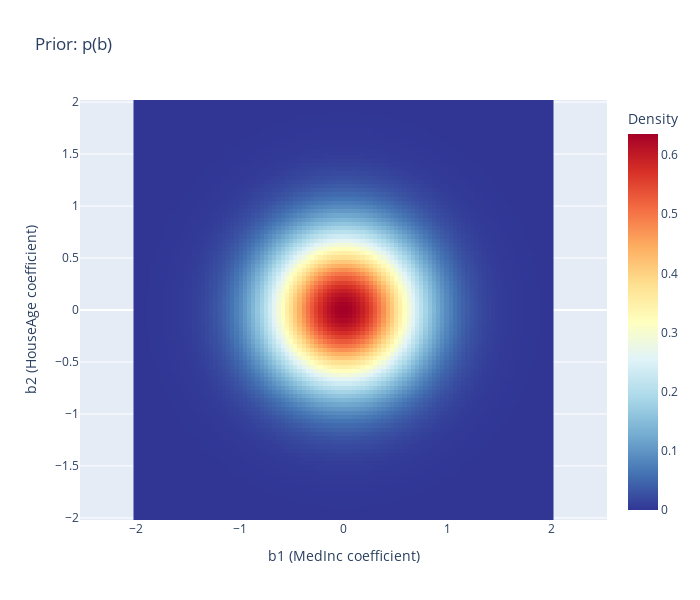

The notebook cell this image was saved under:
### Markdown cell above
## 4. Prior Visualisatie

We visualiseren eerst de **prior** distributie voor $(b_1, b_2)$.

### Code cell
# Compute prior density on the grid (marginalizing over b0)
# For visualization, we fix b0=0 and look at the 2D slice
prior_2d_mean = prior_mean[1:]  # [b1, b2]
prior_2d_cov = prior_cov[1:, 1:]  # 2x2 covariance for b1, b2

prior_dist_2d = multivariate_normal(mean=prior_2d_mean, cov=prior_2d_cov)
pos = np.dstack((B1, B2))
prior_density = prior_dist_2d.pdf(pos)

# Plot prior
fig = go.Figure(
    data=go.Heatmap(
        z=prior_density,
        x=b1_range,
        y=b2_range,
        colorscale="RdYlBu_r",
        colorbar={"title": "Density"},
    )
)

fig.update_layout(
    title="Prior: p(b)",
    xaxis_title="b1 (MedInc coefficient)",
    yaxis_title="b2 (HouseAge coefficient)",
    width=700,
    height=600,
    yaxis={"scaleanchor": "x", "scaleratio": 1},
)

fig.show()

### Figure 1 — Plotly figure (JSON) as saved in the notebook; plotly's stock layout.template omitted (floating-point values rounded to 4 significant figures; data arrays with more than 128 entries replaced by an {"elided": "..."} marker saying what was removed)
{"data": [{"colorbar": {"title": {"text": "Density"}}, "colorscale": [[0, "rgb(49,54,149)"], [0.1, "rgb(69,117,180)"], [0.2, "rgb(116,173,209)"], [0.3, "rgb(171,217,233)"], [0.4, "rgb(224,243,248)"], [0.5, "rgb(255,255,191)"], [0.6, "rgb(254,224,144)"], [0.7, "rgb(253,174,97)"], [0.8, "rgb(244,109,67)"], [0.9, "rgb(215,48,39)"], [1, "rgb(165,0,38)"]], "type": "heatmap", "x": [-2.0, -1.96, -1.919, -1.879, -1.838, -1.798, -1.758, -1.717, -1.677, -1.636, -1.596, -1.556, -1.515, -1.475, -1.434, -1.394, -1.354, -1.313, -1.273, -1.232, -1.192, -1.152, -1.111, -1.071, -1.03, -0.9899, -0.9495, -0.9091, -0.8687, -0.8283, -0.7879, -0.7475, -0.7071, -0.6667, -0.6263, -0.5859, -0.5455, -0.5051, -0.4646, -0.4242, -0.3838, -0.3434, -0.303, -0.2626, -0.2222, -0.1818, -0.1414, -0.101, -0.06061, -0.0202, 0.0202, 0.06061, 0.101, 0.1414, 0.1818, 0.2222, 0.2626, 0.303, 0.3434, 0.3838, 0.4242, 0.4646, 0.5051, 0.5455, 0.5859, 0.6263, 0.6667, 0.7071, 0.7475, 0.7879, 0.8283, 0.8687, 0.9091, 0.9495, 0.9899, 1.03, 1.071, 1.111, 1.152, 1.192, 1.232, 1.273, 1.313, 1.354, 1.394, 1.434, 1.475, 1.515, 1.556, 1.596, 1.636, 1.677, 1.717, 1.758, 1.798, 1.838, 1.879, 1.919, 1.96, 2.0], "y": [-2.0, -1.96, -1.919, -1.879, -1.838, -1.798, -1.758, -1.717, -1.677, -1.636, -1.596, -1.556, -1.515, -1.475, -1.434, -1.394, -1.354, -1.313, -1.273, -1.232, -1.192, -1.152, -1.111, -1.071, -1.03, -0.9899, -0.9495, -0.9091, -0.8687, -0.8283, -0.7879, -0.7475, -0.7071, -0.6667, -0.6263, -0.5859, -0.5455, -0.5051, -0.4646, -0.4242, -0.3838, -0.3434, -0.303, -0.2626, -0.2222, -0.1818, -0.1414, -0.101, -0.06061, -0.0202, 0.0202, 0.06061, 0.101, 0.1414, 0.1818, 0.2222, 0.2626, 0.303, 0.3434, 0.3838, 0.4242, 0.4646, 0.5051, 0.5455, 0.5859, 0.6263, 0.6667, 0.7071, 0.7475, 0.7879, 0.8283, 0.8687, 0.9091, 0.9495, 0.9899, 1.03, 1.071, 1.111, 1.152, 1.192, 1.232, 1.273, 1.313, 1.354, 1.394, 1.434, 1.475, 1.515, 1.556, 1.596, 1.636, 1.677, 1.717, 1.758, 1.798, 1.838, 1.879, 1.919, 1.96, 2.0], "z": {"elided": "100x100 float values"}}], "layout": {"height": 600, "title": {"text": "Prior: p(b)"}, "width": 700, "xaxis": {"title": {"text": "b1 (MedInc coefficient)"}}, "yaxis": {"scaleanchor": "x", "scaleratio": 1, "title": {"text": "b2 (HouseAge coefficient)"}}}}
